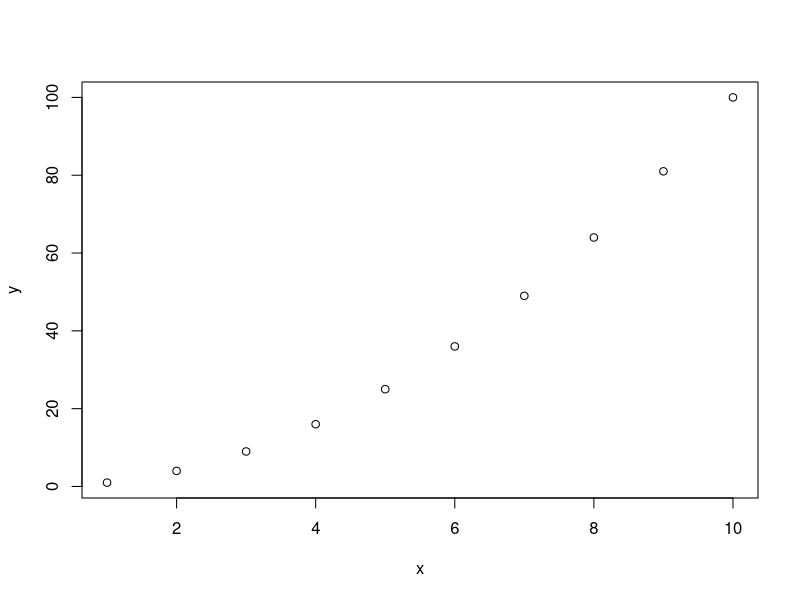
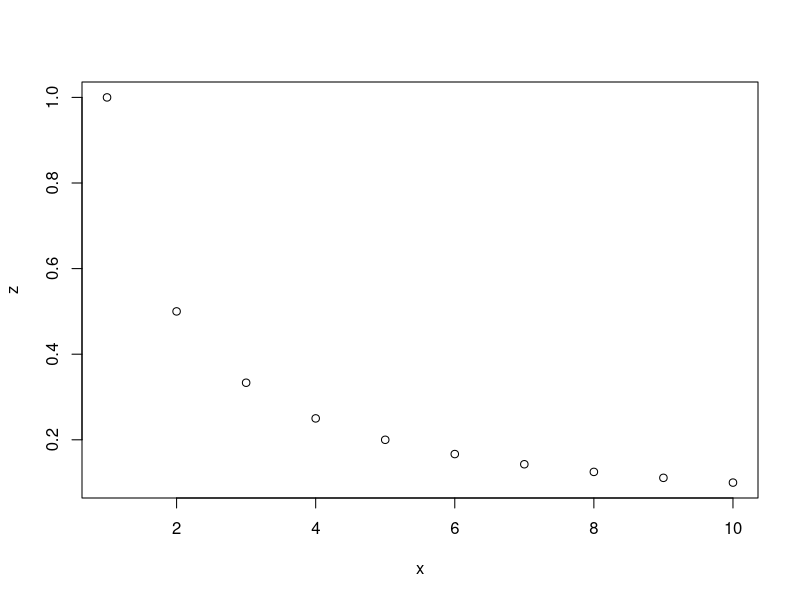
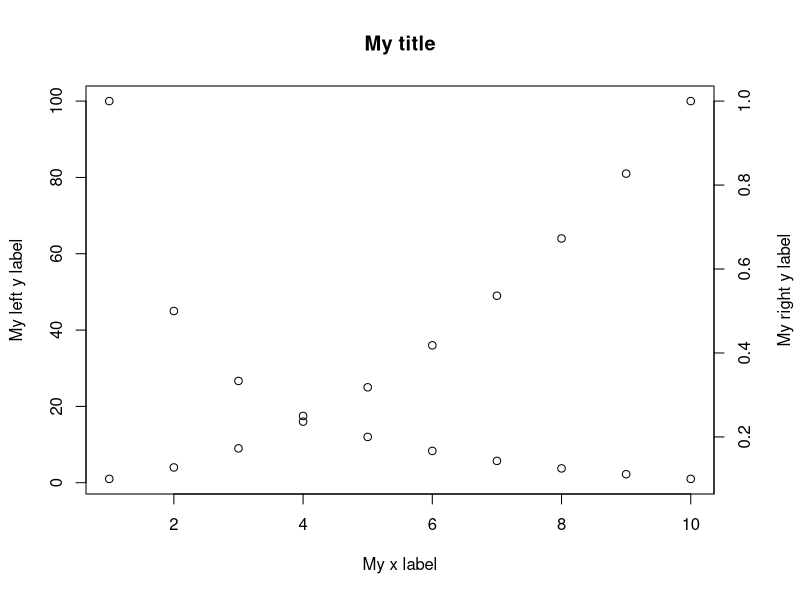

These figures' R source, in order:
# Clear the working memory
rm(list = ls())

my_table <- data.frame(
	x = seq(1:10),
	y = seq(1:10)*seq(1:10),
	z = 1/seq(1:10)
)
plot(y ~ x, data = my_table)
plot(z ~ x, data = my_table)

par(mar = c(5, 4, 4, 4) + 0.3)  # Leave space for z axis
plot(y ~ x, data = my_table, main = "My title", xlab = "My x label", ylab = "My left y label") # first plot
par(new = TRUE) # Prevents R from clearing the area 
plot(z ~ x, axes = FALSE, bty = "n", xlab = "", ylab = "", data = my_table)
axis(side=4, at = pretty(range(my_table$z)))
mtext("My right y label", side=4, line=3)

